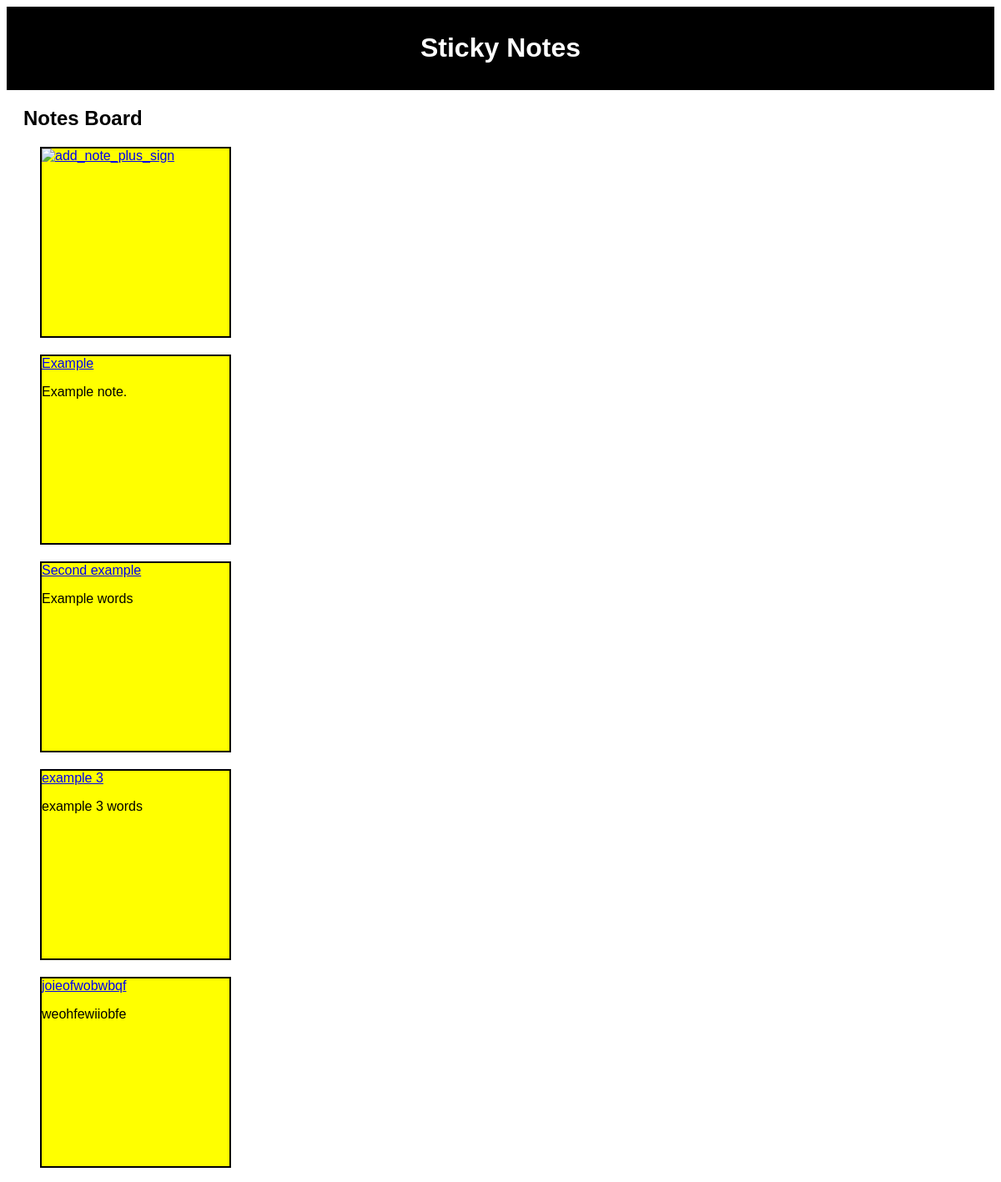
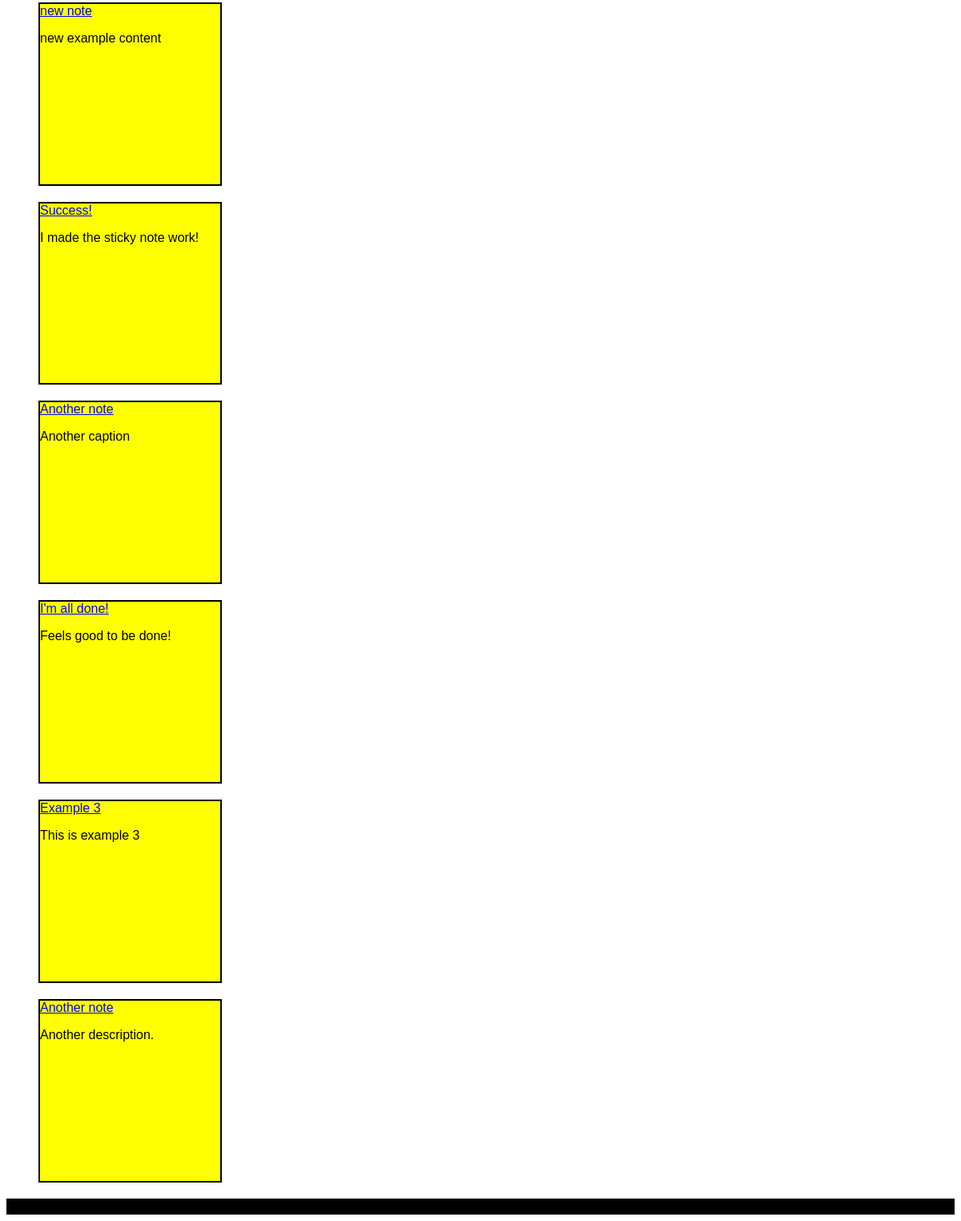
The page / on the database its author committed (2 pictures, top to bottom).
### notes/models.py (models this page shows, shortened)
class Note(models.Model):
    title = models.CharField(max_length=200)
    content = models.TextField()
    date_assigned = models.DateTimeField(auto_now_add=True)
    user = models.ForeignKey(
        "User", on_delete=models.CASCADE, null=True, blank=True
    )

### notes/views.py (the view)
# urls.py: path("", all_notes, name="all_notes"),
def all_notes(request):
    notes = Note.objects.all()
    context = {
        "notes": notes,
        "page_title": "Notes Board",
    }
    return render(request, "notes/all_notes.html", context)

### notes/templates/notes/all_notes.html (shortened to what this page needs)
<!DOCTYPE html>
{% extends 'base.html' %}
{% block content %}
    <h2>
        {{ page_title }}
    </h2>
    <ul>
        <a href="{% url 'write_note' %}">
            <div class="card" style="height: 14.05rem;width: 14.05rem;">
                <img src="https://encrypted-tbn0.gstatic.com/images?q=tbn:ANd9GcQpqG14nZJYx-OA2M_1id2Oy-39802XFM1xbA&s"
                class="card-img-top" alt="add_note_plus_sign">
            </div>
        </a>
        {% for note in notes %}
            <li>
                <div class="card" style="height: 14.05rem;width: 14.05rem;">
                    <a href="{% url 'view_note' pk=note.pk %}">{{note.title}}</a>
                    <p>
                        {{ note.content }}
                    </p>
                </div>
            </li>
        {% endfor %}
    </ul>
{% endblock %}

### notes/templates/base.html (shortened to what this page needs)
{% load static %}
<!DOCTYPE html>
<html lang="en">
    <head>
        <link rel="stylesheet" href="{% static 'notes/style.css' %}" />
    </head>
    <body>
        <header>
            <h1>
                {% block header %}
                    Sticky Notes
                {% endblock header %}
            </h1>
        </header>
        <main>
            {% block content %}
            {% endblock content %}
        </main>
        <footer>
        </footer>
    </body>
</html>

### notes/static/notes/style.css (style rules this page uses)
body { font-family: "Arial", sans-serif; }
header { background-color:rgb(0, 0, 0); color:rgb(255, 255, 255); padding: 10px; text-align: center; }
main { margin: 20px }
ul { list-style-type: none; padding: 0; }
.card { background-color: yellow; border: 2px solid black; margin: 20px }
li { margin-bottom: 20px; }
img { height: auto; width: auto; }
footer { background-color:rgb(0, 0, 0); color: white; padding: 10px; text-align: center; }

### rows shown on the page
Note: title "Example", content "Example note."
Note: title "Second example", content "Example words"
Note: title "example 3", content "example 3 words"
Note: title "joieofwobwbqf", content "weohfewiiobfe"
Note: title "new note", content "new example content"
Note: title "Success!", content "I made the sticky note work!"
Note: title "Another note", content "Another caption"
Note: title "I'm all done!", content "Feels good to be done!"
Note: title "Example 3", content "This is example 3"
Note: title "Another note", content "Another description."

### other values the page prints
{{ page_title }} "Notes Board"
